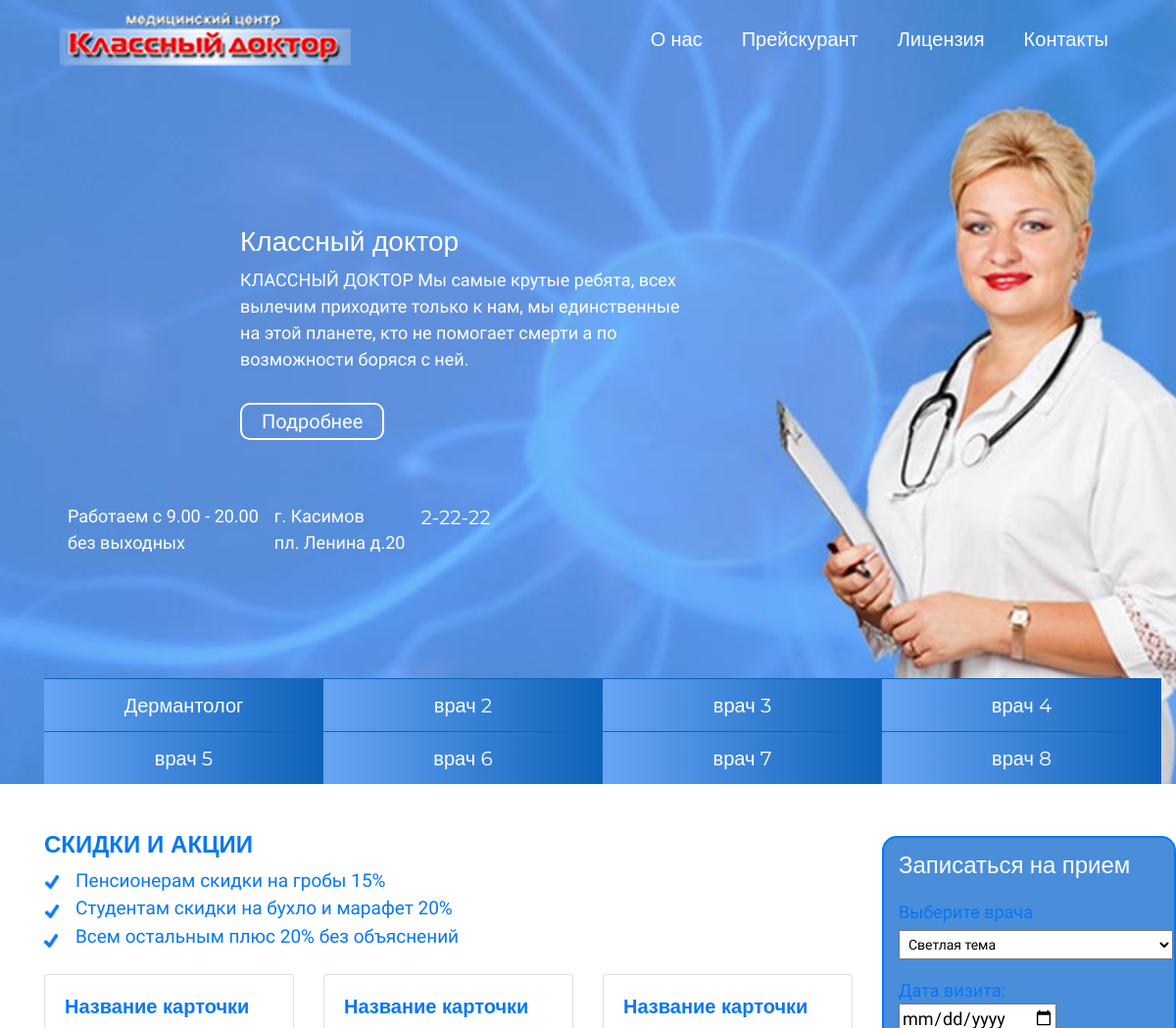
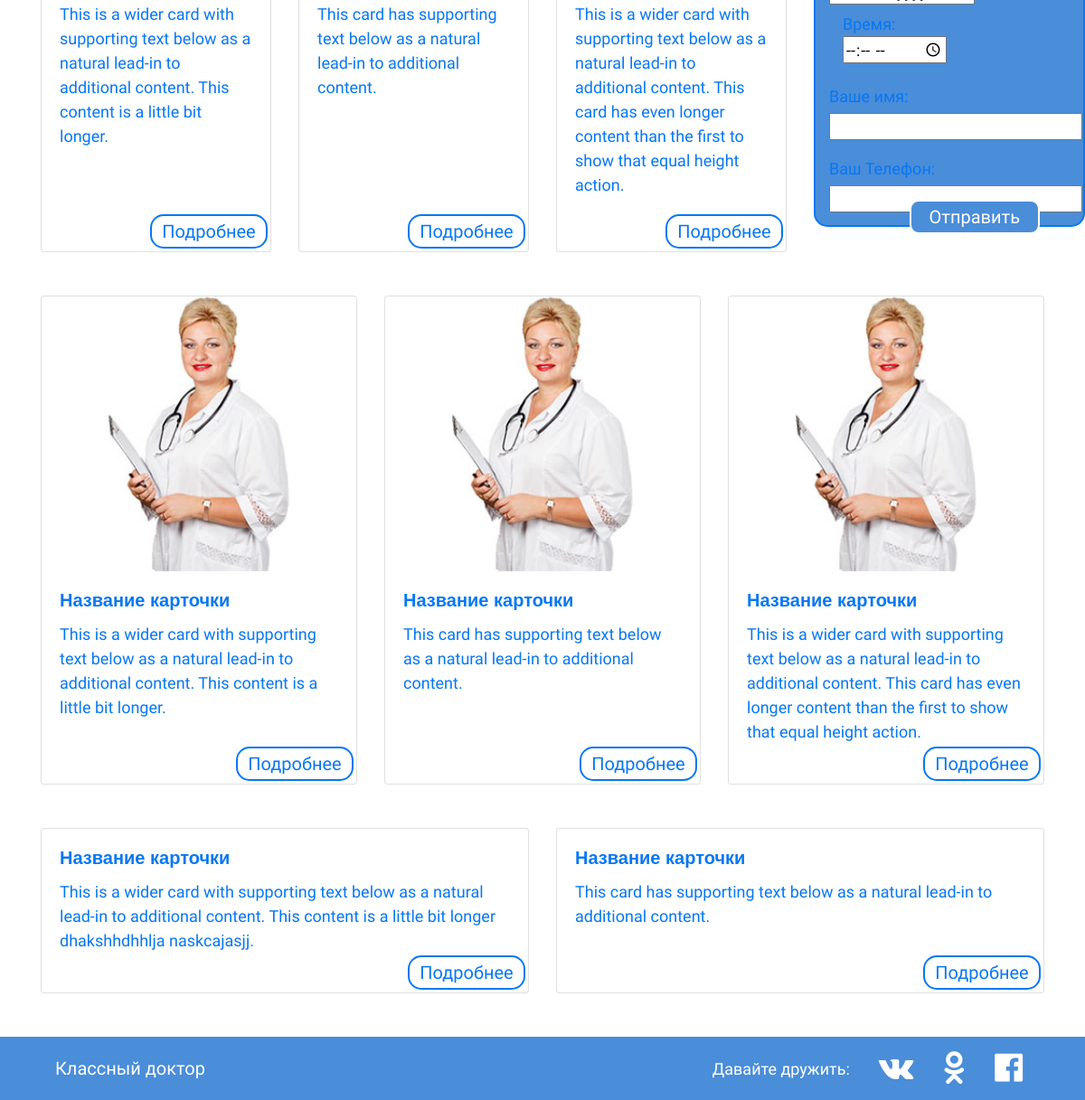
The page / on the database its author committed (2 pictures, top to bottom).
### cooldoctor/models.py (models this page shows, shortened)
class Header(models.Model):
    title = models.CharField(max_length=250, default='Cool', verbose_name='Название')
    avatar = models.ImageField(upload_to='photos/%Y/%m/%d/', blank=True, verbose_name='Аватарка')
    slogan = models.TextField(blank=True, verbose_name='Слоган')
    work_hours = models.CharField(max_length=250, verbose_name='Часы работы')
    address = models.CharField(max_length=250, verbose_name='Адрес')
    fon = models.CharField(max_length=250, verbose_name='Телефон')
    class Meta:
        verbose_name = 'Данные компании'
        verbose_name_plural = 'Данные компании'

### cooldoctor/views.py (the view)
# urls.py: path('', HeaderInfo.as_view(), name='home')
class HeaderInfo(ListView):
    model = Header
    template_name = 'cooldoctor/index.html'
    context_object_name = 'home'
    def get_context_data(self, *, object_list=None, **kwargs):
        context = super().get_context_data(**kwargs)
        context['title'] = Header.objects.get(pk = 1).title
        context['work_hours'] = Header.objects.get(pk = 1).work_hours
        context['address'] = Header.objects.get(pk = 1).address
        context['avatar'] = Header.objects.get(pk = 1).avatar
        context['slogan'] = Header.objects.get(pk = 1).slogan
        context['fon'] = Header.objects.get(pk = 1).fon
        return context

### cooldoctor/templates/cooldoctor/index.html (shortened to what this page needs)
{% extends 'base.html' %}
{% load static %}
{% block content %}
<main>
		<div class="container mt-5">
			<div class="row">
				<div class="col-md-9">
					<div class="row">
						<div class="col-md-12 ">
							<h2>СКИДКИ И АКЦИИ</h2>
							<img class="float-left mt-2" src="{% static '/img/check.png' %}" width="15px" height="74px" alt="tick">
							<ul class="ml-3">
								<li class="ml-3 content-discount">Пенсионерам скидки на гробы 15%</li>
								<li class="ml-3 content-discount"> Студентам скидки на бухло и марафет 20%</li>
								<li class="ml-3 content-discount"> Всем остальным плюс 20% без объяснений </li>
							</ul>
						</div>
						<div class="col-md-12">
							<div class="card-deck mt-4">
								<div class="card stock pb-4">
								  <div class="card-body">
									<h3 class="card-title">Название карточки</h3>
									<p class="card-text">This is a wider card with supporting text below as a natural lead-in to additional content. This content is a little bit longer.</p>
									<a href="#" class="buttom-blue">Подробнее</a>
								  </div>
								</div>
								<div class="card stock pb-4">
								  <div class="card-body">
									<h3 class="card-title">Название карточки</h3>
									<p class="card-text">This card has supporting text below as a natural lead-in to additional content.</p>
									<a href="#" class="buttom-blue">Подробнее</a>
								  </div>
								</div>
								<div class="card stock pb-4">
								  <div class="card-body">
									<h3 class="card-title">Название карточки</h3>
									<p class="card-text">This is a wider card with supporting text below as a natural lead-in to additional content. This card has even longer content than the first to show that equal height action.</p>
									<a href="#" class="buttom-blue">Подробнее</a>
								  </div>
								</div>
							</div>
						</div>
					</div>
				</div>
				<div class="col-md-3">
					<form action="#" method="post" class="forms">
						<p>Записаться на прием</p>
						<label >
							Выберите врача
							<br>
							<select name="theme">
								<option value="light">Светлая тема</option>
							</select>
						</label>
						<br>
						<div class="date">
						<label>
							Дата визита:
							<br>
							<input type="date" name="data">
						</label>
						</div>
						 <div class="time">
						<label>
							Время:
							<br>
							<input type="time" name="time">
						</label>
						</div>
						<br>
						<label>
							Ваше имя:
							<br>
							<input type="text" name="name">
						</label>
						<br>
						<label>
							Ваш Телефон:<br>
							<input type="tel" name="tel" pattern="[8]{1}-[0-9]{3}-[0-9]{3}">
						</label>
						<br>
						<input type="button" name="button" value="Отправить" class="buttom">
					</form>
				</div>
			</div>
		</div>
		<div class="container mt-5">
			<div class="card-deck">
				<div class="card pb-4 ">
				  <img class="card-img-top doctor" src="{% static '/img/doctor.jpg' %}" alt="Card image">
				  <div class="card-body">
					<h3 class="card-title">Название карточки</h3>
					<p class="card-text">This is a wider card with supporting text below as a natural lead-in to additional content. This content is a little bit longer.</p>
				  </div>
				  <a href="#" class="buttom-blue">Подробнее</a>
				</div>
				<div class="card pb-4">
				  <img class="card-img-top doctor" src="{% static '/img/doctor.jpg' %}" alt="Card image cap">
				  <div class="card-body">
					<h3 class="card-title">Название карточки</h3>
					<p class="card-text">This card has supporting text below as a natural lead-in to additional content.</p>
				  </div>
				  <a href="#" class="buttom-blue">Подробнее</a>
				</div>
				<div class="card pb-4">
				  <img class="card-img-top doctor" src="{% static '/img/doctor.jpg' %}" alt="Card image cap">
				  <div class="card-body">
					<h3 class="card-title">Название карточки</h3>
					<p class="card-text">This is a wider card with supporting text below as a natural lead-in to additional content. This card has even longer content than the first to show that equal height action.</p>
				  </div>
				  <a href="#" class="buttom-blue">Подробнее</a>
				</div>
			</div>
		</div>
			<div class="container mt-5">
				<div class="card-deck">
					<div class="card pb-4">
					  <div class="card-body">
						<h3 class="card-title">Название карточки</h3>
						<p class="card-text">This is a wider card with supporting text below as a natural lead-in to additional content. This content is a little bit longer dhakshhdhhlja naskcajasjj.</p>
					  </div>
					  <a href="#" class="buttom-blue">Подробнее</a>
					</div>
					<div class="card">
					  <div class="card-body">
						<h3 class="card-title">Название карточки</h3>
						<p class="card-text">This card has supporting text below as a natural lead-in to additional content.</p>
					  </div>
					  <a href="#" class="buttom-blue">Подробнее</a>
					</div>
				</div>
			</div>
	</main>
{% endblock %}

### templates/base.html (shortened to what this page needs)
<!DOCTYPE html>
{% load static %}
<html lang="ru">
<head>
	<link rel="stylesheet" href="{% static 'bootstrap/css/bootstrap.min.css' %}">
	<link rel="stylesheet" href="{% static 'font-awesome/css/font-awesome.min.css' %} ">
	<link rel="stylesheet" href="{% static 'css/style.css' %} ">
</head>
<body>
	<header class="main-header">
		 <div class="container main-header-conteiner">
			<nav class="navbar navbar-expand-sm">
				<a class="navbar-brand" href="#"><img src= "media/{{avatar}}"  alt=""></a>
				<div class="collapse navbar-collapse" id="navbarNav">
					<ul class="navbar-nav ml-auto">
						<li class="nav-item active mr-4">
							<a class="nav-link" href="#">О нас </a>
						</li>
						<li class="nav-item mr-4">
							<a class="nav-link" href="#">Прейскурант</a>
						</li>
						<li class="nav-item mr-4">
							<a class="nav-link" href="#">Лицензия</a>
						</li>
						<li class="nav-item">
							<a class="nav-link" href="#">Контакты</a>
						</li>
					</ul>
				</div>
			</nav>
			<section class="main-promo">
				<h1 class="head-promo-title">{{ title }}</h1>
				<p class="head-promo-text"> {{ slogan }}</p>
				<a class="buttom main-buttom" href="#">Подробнее</a>
			</section>
			<nav class="navbar navbar-expand-sm">
                <ul class ="navbar-nav mt-5">
                    <li class="nav-link" > {{ work_hours|safe }}   </li>
					<li class="nav-link"> {{ address|safe }}</li>
					<li class="nav-link"><a class="main-info-link" href="tel:+7 (49131) 2  22 22">{{  fon }} </a></li>
                </ul>
            </nav>
			<nav class="menu-bottom">
				<ul>
					<li><a href="">Дермантолог</a></li>
					<li><a href="">врач 2</a></li>
					<li><a href="">врач 3</a></li>
					<li><a href="">врач 4</a></li>
					<li><a href="">врач 5</a></li>
					<li><a href="">врач 6</a></li>
					<li><a href="">врач 7</a></li>
					<li><a href="">врач 8</a></li>
				</ul>
			</nav>
		 </div>
	</header>
    {% block content %} {% endblock %}
    <footer class="footer">
		<div class="container mt-5">
		<nav class="navbar navbar-expand-sm footer">
			<a class="navbar-brand" href="#">Классный доктор</a>
			<div class="collapse navbar-collapse " id="navbarNav">
			  <span class="ml-auto" >Давайте дружить:</span>
			  <ul class="navbar-nav  ml-2">
				<li class="nav-item ml-3">
				  <a class="nav-link" href="#"><i class="fa fa-vk fa-2x"></i></a>
				</li>
				<li class="nav-item ml-3">
				  <a class="nav-link" href="#"><i class="fa fa-odnoklassniki fa-2x" aria-hidden="true"></i></a>
				</li>
				<li class="nav-item ml-3">
				  <a class="nav-link" href="#"><i class="fa fa-facebook-official fa-2x" aria-hidden="true"></i></a>
				</li>
			  </ul>
			</div>
		  </nav>
		</div>
	</footer>
</body>
</html>

### clinicsite/static/css/style.css (style rules this page uses)
body { min-width: 32px; font-size: 18px; font-family: "PT Sans", sans-serif; color: #0877f3; }
h1 { font-family: "Montserrat", sans-serif; font-size: 28px; }
h2 { font-family: "Montserrat", sans-serif; font-size: 24px; font-weight: bold; }
h3 { font-family: "Montserrat", sans-serif; font-size: 20px; font-weight: bold; }
ul { list-style: none; margin: 0; padding-left: 0; }
form { width: 300px; height: 447px; border: 2px solid; border-radius: 15px; margin-top: 5px; background-color: #4a8dd9; padding-left: 15px; }
.buttom { display: inline-block; margin-top: 15px; border: 2px solid white; padding: 2px 20px; border-radius: 10px; text-decoration: none; font-size: 20px; color: white; }
.buttom-blue { display: inline-block; width: 130px; text-align: center; border: 2px solid #0877f3; padding: 2px 0px; border-radius: 15px; text-decoration: none; font-size: 20px; color: #0877f3; position: absolute; bottom: 3px; right: 3px; }
.main-header { background-repeat: no-repeat; background-position: center; background-image: url(/static/img/fonheader.jpg); background-size: cover; height: 100vh; min-height: 300px; color: #ffffff; }
.main-header-conteiner { position: relative; height: 100vh; }
.main-header ul li a { color: #ffffff; font-family: "Montserrat", sans-serif; font-size: 20px; }
.main-header ul li a::after { content: ''; display: block; width: 100%; background-color: #fff; height: 1px; transform: scale(0); transition: all .3s; }
.main-promo { position: relative; max-width: 450px; margin-left: 200px; margin-top: 150px; }
.menu-bottom { position: absolute; width: 100%; bottom: 0px; }
.menu-bottom li { float: left; width: 25%; background: linear-gradient(90deg, rgba(103,165,244,1) 0%, rgba(14,98,185,1) 100%); height:3em; border-top: 1px solid rgba(14,98,185,1); text-align: center; line-height: 3em; list-style: none; margin: 0; }
.menu-bottom li a { display: block; height: 3em; }
.content-discount { font-size: calc(1rem + 0.25vw); }
.stock { position: relative; }
.stock .buttom-blue { position: absolute; bottom: 3px; right: 3px; }
form p { color:white; font-family: "Montserrat", sans-serif; font-size: 24px; margin-top: 10px; }
select, input[type="text"], input[type="tel"] { width: 280px; height: 30px; font-size: 14px; margin-top: 5px; margin-bottom: 10px; padding-left: 5px; }
input[type="time"], input[type="date"] { height: 30px; }
input[type="time"] { width: 115px; }
.date { display: inline-block; }
.time { display: inline-block; margin-left: 15px; margin-bottom: 15px; }
form input[type="button"] { position: absolute; background-color: #4a8dd9; right: 1em; bottom: 1em; }
.doctor { width: 200px; margin: auto; }
.footer { background-color: #4a8dd9 ; color: #ffffff; }
.footer ul li a, .footer nav a { color: #ffffff; }

### rows shown on the page
Header: avatar (picture), title "Классный доктор", slogan "КЛАССНЫЙ ДОКТОР Мы самые крутые ребята, всех вылечим приходите только к нам, мы единственные на этой планете, кто не помогает смерти а по возможности боряся с ней.", work_hours "Работаем c 9.00 - 20.00 без выходных", address "г. Касимов пл. Ленина д.20", fon "2-22-22"
